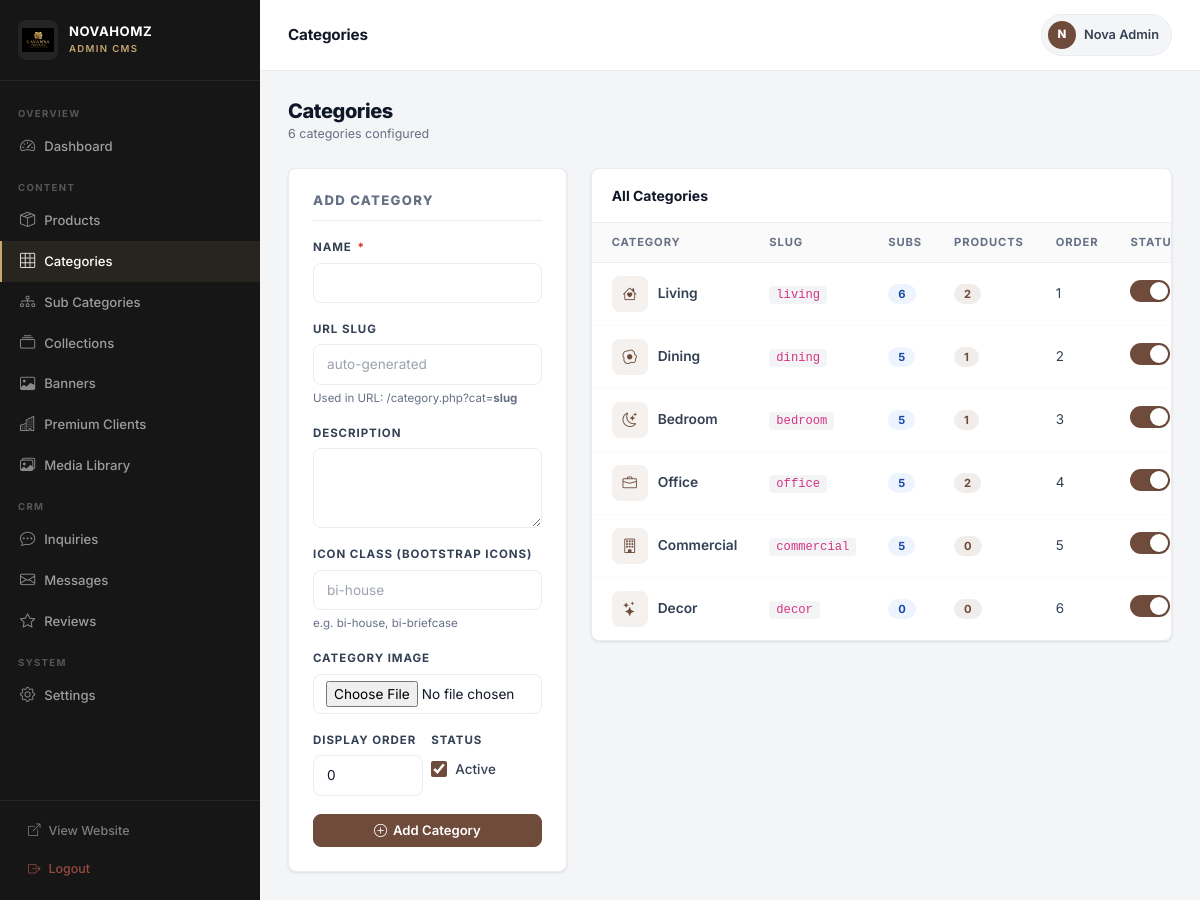
Screenshot of /admin/categories/index.php (signed in) with the database file from the repository.
### tables this page shows
CREATE TABLE `categories` (
  `id`          INT UNSIGNED NOT NULL AUTO_INCREMENT,
  `name`        VARCHAR(100) NOT NULL,
  `slug`        VARCHAR(120) NOT NULL UNIQUE,
  `description` TEXT DEFAULT NULL,
  `image`       VARCHAR(255) DEFAULT NULL,
  `icon`        VARCHAR(50) DEFAULT NULL,
  `sort_order`  INT NOT NULL DEFAULT 0,
  `is_active`   TINYINT(1) NOT NULL DEFAULT 1,
  `show_in_nav` TINYINT(1) NOT NULL DEFAULT 1,
  `meta_title`  VARCHAR(255) DEFAULT NULL,
  `meta_desc`   TEXT DEFAULT NULL,
  `created_at`  DATETIME NOT NULL DEFAULT CURRENT_TIMESTAMP,
  `updated_at`  DATETIME NOT NULL DEFAULT CURRENT_TIMESTAMP ON UPDATE CURRENT_TIMESTAMP,
  PRIMARY KEY (`id`),
  INDEX `idx_slug` (`slug`),
  INDEX `idx_active` (`is_active`)
);

### config/db.php (called while the page is built, shortened)
<?php
function getDB(): PDO {
    static $pdo = null;
    if ($pdo === null) {
        $dsn = 'mysql:host=' . DB_HOST . ';dbname=' . DB_NAME . ';charset=' . DB_CHARSET;
        $options = [
            PDO::ATTR_ERRMODE            => PDO::ERRMODE_EXCEPTION,
            PDO::ATTR_DEFAULT_FETCH_MODE => PDO::FETCH_ASSOC,
            PDO::ATTR_EMULATE_PREPARES   => false,
        ];
        try {
            $pdo = new PDO($dsn, DB_USER, DB_PASS, $options);
        } catch (PDOException $e) {
            error_log('LAVANYAA CREATION DB Error: ' . $e->getMessage());
            die('<div style="font-family:sans-serif;padding:40px;text-align:center;"><h2>Database connection error.</h2><p>Please contact the system administrator.</p></div>');
        }
    }
    return $pdo;
}

### functions/settings.php (called while the page is built, shortened)
<?php
require_once __DIR__ . '/../config/db.php';
function getSetting(string $key, string $default = ''): string {
    static $cache = [];
    if (!empty($cache)) {
        return $cache[$key] ?? $default;
    }
    $rows = getDB()->query("SELECT setting_key, setting_val FROM settings")->fetchAll();
    foreach ($rows as $row) {
        $cache[$row['setting_key']] = $row['setting_val'];
    }
    return $cache[$key] ?? $default;
}
function getSettingImage(string $key, string $fallback = '/assets/images/lc-logo.png'): string {
    $value = getSetting($key, '');
    return $value !== '' ? getImageUrl($value) : BASE_URL . $fallback;
}

### includes/auth.php (called while the page is built, shortened)
<?php
require_once __DIR__ . '/../config/db.php';
function currentAdmin(): array {
    return [
        'id'    => $_SESSION['admin_id'] ?? 0,
        'name'  => $_SESSION['admin_name'] ?? '',
        'email' => $_SESSION['admin_email'] ?? '',
        'role'  => $_SESSION['admin_role'] ?? '',
    ];
}

### admin/categories/index.php (the view, shortened to what this page needs)
<?php
$admin_page_title = 'Categories';
$admin_active     = 'categories';
require_once __DIR__ . '/../../config/db.php';
$db = getDB();
$edit = null;
$categories = $db->query("SELECT c.*,(SELECT COUNT(*) FROM subcategories s WHERE s.category_id=c.id) AS sub_count,(SELECT COUNT(*) FROM products p WHERE p.category_id=c.id) AS prod_count FROM categories c ORDER BY c.sort_order ASC, c.name ASC")->fetchAll();
include __DIR__ . '/../layout.php';
?>
<div class="adm-page-header">
  <div><h1>Categories</h1><div class="adm-ph-sub"><?php echo count($categories); ?> categories configured</div></div>
</div>
<div class="row g-4">
  <div class="col-lg-4">
    <div class="adm-card">
      <h5 class="adm-section-title"><?php echo $edit?'Edit Category':'Add Category'; ?></h5>
      <form method="POST" enctype="multipart/form-data">
        <div class="adm-form-group">
          <label class="adm-label">Name <span class="required">*</span></label>
          <input type="text" name="name" class="adm-input" required value="<?php echo htmlspecialchars($edit['name']??''); ?>"
                 oninput="if(!this.form.querySelector('[name=edit_id]').value||this.form.querySelector('[name=edit_id]').value=='0'){document.getElementById('slug-field').value=this.value.toLowerCase().replace(/[^a-z0-9]+/g,'-').replace(/^-|-$/g,'')}">
        </div>
        <div class="adm-form-group">
          <label class="adm-label">URL Slug</label>
          <input type="text" name="slug" id="slug-field" class="adm-input" value="<?php echo htmlspecialchars($edit['slug']??''); ?>" placeholder="auto-generated">
          <div class="adm-input-hint">Used in URL: /category.php?cat=<strong>slug</strong></div>
        </div>
        <div class="adm-form-group">
          <label class="adm-label">Description</label>
          <textarea name="description" class="adm-input adm-textarea" rows="2"><?php echo htmlspecialchars($edit['description']??''); ?></textarea>
        </div>
        <div class="adm-form-group">
          <label class="adm-label">Icon Class (Bootstrap Icons)</label>
          <input type="text" name="icon" class="adm-input" value="<?php echo htmlspecialchars($edit['icon']??''); ?>" placeholder="bi-house">
          <div class="adm-input-hint">e.g. bi-house, bi-briefcase</div>
        </div>
        <div class="adm-form-group">
          <label class="adm-label">Category Image</label>
          <input type="file" name="image" class="adm-input" accept="image/*">
        </div>
        <div class="row g-2">
          <div class="col-6 adm-form-group">
            <label class="adm-label">Display Order</label>
            <input type="number" name="display_order" class="adm-input" min="0" value="<?php echo (int)($edit['sort_order']??0); ?>">
          </div>
          <div class="col-6 adm-form-group">
            <label class="adm-label">Status</label>
            <div class="adm-form-check" style="margin-top:10px;">
              <input type="checkbox" name="status" id="cat_status" <?php echo ($edit['is_active']??1)?'checked':''; ?>>
              <label for="cat_status">Active</label>
            </div>
          </div>
        </div>
        <button type="submit" class="adm-btn adm-btn-primary" style="width:100%;justify-content:center;">
          <i class="bi bi-<?php echo $edit?'check-circle':'plus-circle'; ?>"></i> <?php echo $edit?'Update':'Add Category'; ?>
        </button>
      </form>
    </div>
  </div>
  <div class="col-lg-8">
    <div class="adm-table">
      <div style="padding:16px 20px;border-bottom:1px solid var(--lc-border);">
        <strong>All Categories</strong>
      </div>
      <div class="adm-table-wrap">
      <table>
        <thead><tr><th>Category</th><th>Slug</th><th>Subs</th><th>Products</th><th>Order</th><th>Status</th><th style="text-align:right;">Actions</th></tr></thead>
        <tbody>
          <?php foreach ($categories as $c): ?>
          <tr>
            <td>
              <div style="display:flex;align-items:center;gap:10px;">
                <?php if (!empty($c['image'])): ?>
                <img src="<?php echo htmlspecialchars(getImageUrl($c['image'])); ?>" class="adm-img-preview" style="width:36px;height:36px;object-fit:cover;" alt="">
                <?php else: ?>
                <div style="width:36px;height:36px;background:rgba(110,75,58,.08);border-radius:8px;display:flex;align-items:center;justify-content:center;flex-shrink:0;">
                  <i class="bi <?php echo htmlspecialchars($c['icon']??'bi-grid'); ?>" style="color:var(--lc-primary);font-size:.9rem;"></i>
                </div>
                <?php endif; ?>
                <span style="font-weight:600;font-size:.86rem;"><?php echo htmlspecialchars($c['name']); ?></span>
              </div>
            </td>
            <td><code style="font-size:.76rem;background:#F3F4F6;padding:2px 7px;border-radius:4px;"><?php echo htmlspecialchars($c['slug']); ?></code></td>
            <td><span class="badge-info"><?php echo $c['sub_count']; ?></span></td>
            <td><span class="badge-primary"><?php echo $c['prod_count']; ?></span></td>
            <td><?php echo (int)$c['sort_order']; ?></td>
            <td><a href="?toggle=<?php echo $c['id']; ?>" class="adm-toggle <?php echo $c['is_active']?'on':''; ?>" style="text-decoration:none;" onclick="return confirm('Toggle?')"></a></td>
          </tr>
          <?php endforeach; ?>
        </tbody>
      </table>
      </div>
    </div>
  </div>
</div>
<?php include __DIR__ . '/../layout_footer.php'; ?>

### admin/layout.php (shortened to what this page needs)
<?php
require_once __DIR__ . '/../includes/auth.php';
require_once __DIR__ . '/../functions/settings.php';
$admin     = currentAdmin();
$a_title   = $admin_page_title ?? 'Dashboard';
$a_active  = $admin_active ?? '';
$brandName = getSetting('site_name', 'LAVANYAA CREATION');
$brandLogo = getSettingImage('company_logo');
?>
<!DOCTYPE html>
<html lang="en">
<head>
  <link rel="stylesheet" href="https://cdn.jsdelivr.net/npm/bootstrap@5.3.2/dist/css/bootstrap.min.css">
  <link rel="stylesheet" href="https://cdn.jsdelivr.net/npm/bootstrap-icons@1.11.3/font/bootstrap-icons.min.css">
  <link rel="stylesheet" href="<?php echo BASE_URL; ?>/assets/css/admin.css">
</head>
<body>
<aside class="adm-sidebar" id="adm-sidebar">
  <div class="adm-sidebar-logo">
    <img src="<?php echo htmlspecialchars($brandLogo); ?>" alt="<?php echo htmlspecialchars($brandName); ?>">
    <div>
      <div class="lc-brand-name"><?php echo htmlspecialchars($brandName); ?></div>
      <div class="lc-brand-tag">Admin CMS</div>
    </div>
  </div>
  <nav class="adm-nav">
    <div class="adm-nav-section">Overview</div>
    <a href="<?php echo BASE_URL; ?>/admin/dashboard.php" class="<?php echo $a_active==='dashboard'?'active':''; ?>">
      <i class="bi bi-speedometer2"></i> Dashboard
    </a>
    <div class="adm-nav-section">Content</div>
    <a href="<?php echo BASE_URL; ?>/admin/products/index.php" class="<?php echo $a_active==='products'?'active':''; ?>">
      <i class="bi bi-box-seam"></i> Products
    </a>
    <a href="<?php echo BASE_URL; ?>/admin/categories/index.php" class="<?php echo $a_active==='categories'?'active':''; ?>">
      <i class="bi bi-grid-3x3"></i> Categories
    </a>
    <a href="<?php echo BASE_URL; ?>/admin/subcategories/index.php" class="<?php echo $a_active==='subcategories'?'active':''; ?>">
      <i class="bi bi-diagram-3"></i> Sub Categories
    </a>
    <a href="<?php echo BASE_URL; ?>/admin/collections/index.php" class="<?php echo $a_active==='collections'?'active':''; ?>">
      <i class="bi bi-collection"></i> Collections
    </a>
    <a href="<?php echo BASE_URL; ?>/admin/banners/index.php" class="<?php echo $a_active==='banners'?'active':''; ?>">
      <i class="bi bi-image"></i> Banners
    </a>
    <a href="<?php echo BASE_URL; ?>/admin/clients/index.php" class="<?php echo $a_active==='clients'?'active':''; ?>">
      <i class="bi bi-buildings"></i> Premium Clients
    </a>
    <a href="<?php echo BASE_URL; ?>/admin/media/index.php" class="<?php echo $a_active==='media'?'active':''; ?>">
      <i class="bi bi-images"></i> Media Library
    </a>
    <div class="adm-nav-section">CRM</div>
    <a href="<?php echo BASE_URL; ?>/admin/inquiries/index.php" class="<?php echo $a_active==='inquiries'?'active':''; ?>">
      <i class="bi bi-chat-dots"></i> Inquiries
    </a>
    <a href="<?php echo BASE_URL; ?>/admin/inquiries/messages.php" class="<?php echo $a_active==='messages'?'active':''; ?>">
      <i class="bi bi-envelope"></i> Messages
    </a>
    <a href="<?php echo BASE_URL; ?>/admin/inquiries/reviews.php" class="<?php echo $a_active==='reviews'?'active':''; ?>">
      <i class="bi bi-star"></i> Reviews
    </a>
    <div class="adm-nav-section">System</div>
    <a href="<?php echo BASE_URL; ?>/admin/settings/index.php" class="<?php echo $a_active==='settings'?'active':''; ?>">
      <i class="bi bi-gear"></i> Settings
    </a>
  </nav>
  <div class="adm-sidebar-footer">
    <a href="<?php echo BASE_URL; ?>/index.php" target="_blank" rel="noopener">
      <i class="bi bi-box-arrow-up-right"></i> View Website
    </a>
    <a href="<?php echo BASE_URL; ?>/admin/logout.php" class="lc-logout-link">
      <i class="bi bi-box-arrow-right"></i> Logout
    </a>
  </div>
</aside>
<main class="adm-main">
  <header class="adm-topbar">
    <div class="adm-topbar-left">
      <div class="adm-topbar-title"><?php echo htmlspecialchars($a_title); ?></div>
    </div>
    <div class="adm-topbar-right">
      <div class="adm-admin-chip">
        <div class="adm-admin-avatar"><?php echo htmlspecialchars(strtoupper(substr($admin['name'] ?: 'A', 0, 1))); ?></div>
        <span class="adm-admin-name"><?php echo htmlspecialchars($admin['name'] ?: 'Admin'); ?></span>
      </div>
    </div>
  </header>
  <div class="adm-content">

### admin/layout_footer.php (shortened to what this page needs)
  </div>
</main>
</body>
</html>

### rows the page displays
categories: name "Living", slug "living", sub_count "6", prod_count "2", sort_order "1", is_active 1 (drawn)
categories: name "Dining", slug "dining", sub_count "5", prod_count "1", sort_order "2", is_active 1 (drawn)
categories: name "Bedroom", slug "bedroom", sub_count "5", prod_count "1", sort_order "3", is_active 1 (drawn)
categories: name "Office", slug "office", sub_count "5", prod_count "2", sort_order "4", is_active 1 (drawn)
categories: name "Commercial", slug "commercial", sub_count "5", prod_count "0", sort_order "5", is_active 1 (drawn)
categories: name "Decor", slug "decor", sub_count "0", prod_count "0", sort_order "6", is_active 1 (drawn)

### other values shown
$brandName "NOVAHOMZ"
$a_title "Categories"
substr($admin['name'] ?: 'A', 0, 1) "N"
$admin['name'] ?: 'Admin' "Nova Admin"
count($categories) "6"
